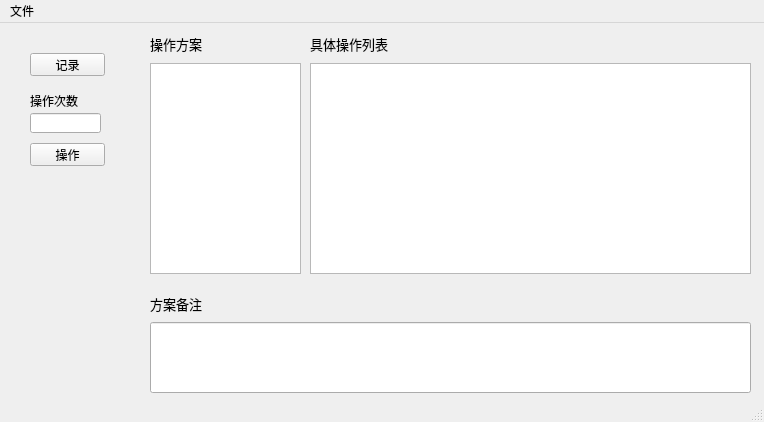
<?xml version="1.0" encoding="UTF-8"?>
<ui version="4.0">
 <class>RecordOpClass</class>
 <widget class="QMainWindow" name="RecordOpClass">
  <property name="geometry">
   <rect>
    <x>0</x>
    <y>0</y>
    <width>764</width>
    <height>422</height>
   </rect>
  </property>
  <property name="windowTitle">
   <string>RecordOp</string>
  </property>
  <widget class="QWidget" name="centralWidget">
   <widget class="QPushButton" name="recordButton">
    <property name="geometry">
     <rect>
      <x>30</x>
      <y>30</y>
      <width>75</width>
      <height>23</height>
     </rect>
    </property>
    <property name="text">
     <string>记录</string>
    </property>
   </widget>
   <widget class="QPushButton" name="operateButton">
    <property name="geometry">
     <rect>
      <x>30</x>
      <y>120</y>
      <width>75</width>
      <height>23</height>
     </rect>
    </property>
    <property name="text">
     <string>操作</string>
    </property>
   </widget>
   <widget class="QLineEdit" name="operationTimesText">
    <property name="geometry">
     <rect>
      <x>30</x>
      <y>90</y>
      <width>71</width>
      <height>20</height>
     </rect>
    </property>
   </widget>
   <widget class="QLabel" name="label">
    <property name="geometry">
     <rect>
      <x>30</x>
      <y>70</y>
      <width>81</width>
      <height>16</height>
     </rect>
    </property>
    <property name="font">
     <font>
      <family>微软雅黑</family>
      <pointsize>9</pointsize>
     </font>
    </property>
    <property name="text">
     <string>操作次数</string>
    </property>
   </widget>
   <widget class="QTableWidget" name="opTable">
    <property name="geometry">
     <rect>
      <x>310</x>
      <y>40</y>
      <width>441</width>
      <height>211</height>
     </rect>
    </property>
   </widget>
   <widget class="OPTreeWidget" name="opTreeList">
    <property name="geometry">
     <rect>
      <x>150</x>
      <y>40</y>
      <width>151</width>
      <height>211</height>
     </rect>
    </property>
    <property name="dragEnabled">
     <bool>true</bool>
    </property>
    <property name="dragDropMode">
     <enum>QAbstractItemView::InternalMove</enum>
    </property>
    <property name="selectionMode">
     <enum>QAbstractItemView::SingleSelection</enum>
    </property>
    <attribute name="headerVisible">
     <bool>false</bool>
    </attribute>
    <column>
     <property name="text">
      <string notr="true">1</string>
     </property>
    </column>
   </widget>
   <widget class="QLabel" name="label_2">
    <property name="geometry">
     <rect>
      <x>150</x>
      <y>10</y>
      <width>71</width>
      <height>21</height>
     </rect>
    </property>
    <property name="font">
     <font>
      <family>微软雅黑</family>
      <pointsize>10</pointsize>
     </font>
    </property>
    <property name="text">
     <string>操作方案</string>
    </property>
   </widget>
   <widget class="QLabel" name="label_3">
    <property name="geometry">
     <rect>
      <x>310</x>
      <y>10</y>
      <width>81</width>
      <height>21</height>
     </rect>
    </property>
    <property name="font">
     <font>
      <family>微软雅黑</family>
      <pointsize>10</pointsize>
     </font>
    </property>
    <property name="text">
     <string>具体操作列表</string>
    </property>
   </widget>
   <widget class="QLineEdit" name="opDescriptionEdit">
    <property name="geometry">
     <rect>
      <x>150</x>
      <y>299</y>
      <width>601</width>
      <height>71</height>
     </rect>
    </property>
    <property name="font">
     <font>
      <family>微软雅黑</family>
     </font>
    </property>
    <property name="text">
     <string/>
    </property>
    <property name="alignment">
     <set>Qt::AlignLeading|Qt::AlignLeft|Qt::AlignTop</set>
    </property>
   </widget>
   <widget class="QLabel" name="label_4">
    <property name="geometry">
     <rect>
      <x>150</x>
      <y>270</y>
      <width>71</width>
      <height>21</height>
     </rect>
    </property>
    <property name="font">
     <font>
      <family>微软雅黑</family>
      <pointsize>10</pointsize>
     </font>
    </property>
    <property name="text">
     <string>方案备注</string>
    </property>
   </widget>
  </widget>
  <widget class="QMenuBar" name="menuBar">
   <property name="geometry">
    <rect>
     <x>0</x>
     <y>0</y>
     <width>764</width>
     <height>23</height>
    </rect>
   </property>
   <widget class="QMenu" name="menu">
    <property name="title">
     <string>文件</string>
    </property>
    <addaction name="newButton"/>
    <addaction name="openButton"/>
    <addaction name="saveButton"/>
   </widget>
   <addaction name="menu"/>
  </widget>
  <widget class="QStatusBar" name="statusBar"/>
  <action name="newButton">
   <property name="text">
    <string>新建</string>
   </property>
  </action>
  <action name="openButton">
   <property name="text">
    <string>打开</string>
   </property>
  </action>
  <action name="saveButton">
   <property name="text">
    <string>保存</string>
   </property>
  </action>
 </widget>
 <layoutdefault spacing="6" margin="11"/>
 <customwidgets>
  <customwidget>
   <class>OPTreeWidget</class>
   <extends>QTreeWidget</extends>
   <header location="global">optreewidget.h</header>
  </customwidget>
 </customwidgets>
 <resources>
  <include location="RecordOp.qrc"/>
 </resources>
 <connections/>
</ui>
